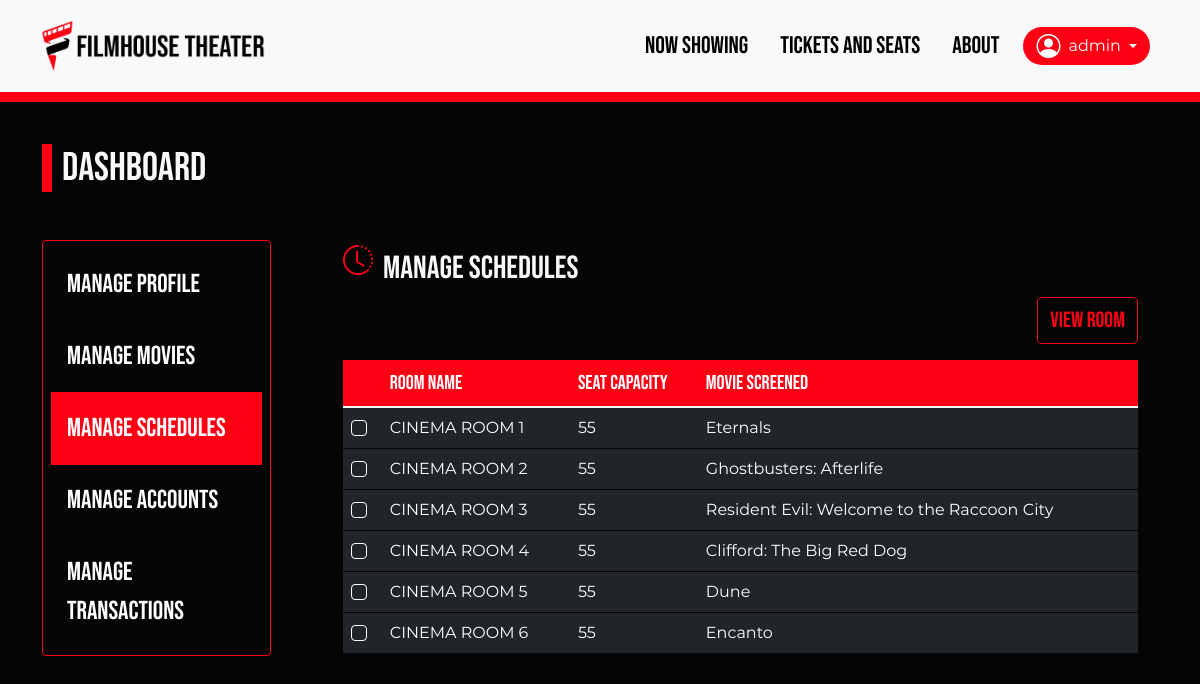
Screenshot of /dashboard-schedules.php (signed in) with the database file from the repository.
### tables this page shows
CREATE TABLE screening_room (
    roomID INT AUTO_INCREMENT NOT NULL,
    roomName VARCHAR (55) NOT NULL,
    movieID INT,
    seat_capacity INT NOT NULL,
    PRIMARY KEY (roomID),
    FOREIGN KEY (movieID) REFERENCES movies(movieID)
);

CREATE TABLE movies (
    movieID INT AUTO_INCREMENT NOT NULL,
    movieTitle VARCHAR (255) NOT NULL,
    movieRating VARCHAR (11) NOT NULL,
    ticketPrice INT NOT NULL,
    posterDir VARCHAR (255) NOT NULL,
    PRIMARY KEY (movieID)
);

### includes/schedules.inc.php (called while the page is built, shortened)
<?php
function retrieveSchedules()
{
    require_once 'dbh.inc.php';
    $sql = "SELECT screening_room.*, movies.movieTitle FROM screening_room JOIN movies ON screening_room.movieID = movies.movieID";
    $stmt = mysqli_stmt_init($conn);
    if (!mysqli_stmt_prepare($stmt, $sql)) {
        die(mysqli_stmt_error($stmt));
        exit();
    }
    mysqli_stmt_execute($stmt);
    $resultData = mysqli_stmt_get_result($stmt);
    return $resultData;
}

### dashboard-schedules.php (the view, shortened to what this page needs)
<!DOCTYPE html>
<html lang="en">
<head>
    <link href="https://cdn.jsdelivr.net/npm/bootstrap@5.1.1/dist/css/bootstrap.min.css" rel="stylesheet">
    <link rel="stylesheet" href="https://cdn.jsdelivr.net/npm/bootstrap-icons@1.3.0/font/bootstrap-icons.css">
    <link rel="stylesheet" href="css/dashboard.css">
    <link rel="stylesheet" href="css/all.css">
</head>
<body>
    <?php require_once 'header.php';
    require_once 'includes/schedules.inc.php';
    $schedules = retrieveSchedules();
    ?>
    <br>
    <section class="mb-5">
        <div class="container">
            <h2 class="text-light cinema-label my-5">Dashboard</h2>
            <div class="row g-2">
                <div class="col-md-3 pe-5 rounded-3">
                    <div class="card dashboard-nav">
                        <div class="list-group list-group-flush p-2">
                            <button type="button" class="list-group-item list-group-item-action py-3 button-nav" id="btnProfile">
                                Manage Profile</button>
                            <button type="button" class="list-group-item list-group-item-action py-3 button-nav" id="btnMovies">
                                Manage Movies</button>
                            <button type="button" class="list-group-item list-group-item-action active py-3 button-nav" id="btnSchedules">
                                Manage Schedules</button>
                            <?php if ($_SESSION['accountType'] == 'admin') : ?>
                                <button type="button" class="list-group-item list-group-item-action py-3 button-nav" id="btnAccounts">Manage Accounts</button>
                                <button type="button" class="list-group-item list-group-item-action py-3 button-nav" id="btnTransactions">Manage Transactions</button>
                            <?php else : ?>
                                <button type="button" class="list-group-item list-group-item-action py-3 button-nav disabled" id="btnAccounts">Manage Accounts</button>
                                <button type="button" class="list-group-item list-group-item-action py-3 button-nav disabled" id="btnTransactions">Manage Transactions</button>
                            <?php endif; ?>
                        </div>
                    </div>
                </div>
                <div class="col-sm px-4 text-light">
                    <div class="dashboard">
                        <div class="d-flex align-items-center page-title">
                            <span class="dashboard-icon"><i class="bi bi-clock-history"></i></span>
                            <span> Manage Schedules</span>
                        </div>
                        <form action="includes/schedules.inc.php" method="POST" onsubmit="return checkScheduleSelect()">
                            <div class="d-flex justify-content-end mb-3 align-items-center">
                                <div class="d-flex">
                                    <button type="submit" class="btn shadow-none ms-2 rounded-3 button-crud view-room" id="btnEdit" name="edit" value="edit" onclick="buttonClicked(this)">
                                        VIEW ROOM</i></button>
                                </div>
                            </div>
                            <table class="table table-hover" id="schedule-table">
                                <thead>
                                    <tr>
                                        <th scope="col"></th>
                                        <th scope="col">Room Name</th>
                                        <th scope="col">Seat Capacity</th>
                                        <th scope="col">Movie Screened</th>
                                    </tr>
                                </thead>
                                <tbody>
                                    <?php while ($row = $schedules->fetch_assoc()) : ?>
                                        <tr>
                                            <td><input class="form-check-input rowCheck shadow-none" type="checkbox" name="roomID[]" value="<?php echo $row['roomID']; ?>"></td>
                                            <td><?php echo $row['roomName']; ?></td>
                                            <td><?php echo $row['seat_capacity']; ?></td>
                                            <td><?php echo $row['movieTitle']; ?></td>
                                        </tr>
                                    <?php endwhile; ?>
                                </tbody>
                            </table>
                        </form>
                    </div>
                </div>
            </div>
        </div>
    </section>
</body>
</html>

### header.php (shortened to what this page needs)
<nav class="navbar navbar-expand-md bg-light navbar-light py-3 fixed-top" style="box-shadow: 0 10px #FC0013;">
    <div class="container">
        <a href="../FilmHouse/" class="navbar-brand"><img src="img/logo_nav.png" height="50"></a>
        <div class="collapse navbar-collapse" id="navmenu">
            <ul class="navbar-nav ms-auto">
                <li class="nav-item">
                    <a href="../FilmHouse/" class="nav-link mx-2 fs-4 nav-showing">NOW SHOWING</a>
                </li>
                <li class="nav-item">
                    <?php if (isset($_SESSION["accountID"])) : ?>
                        <a href='tickets.php' class='nav-link mx-2 fs-4 nav-tickets'>TICKETS AND SEATS</a>
                    <?php else : ?>
                        <a href='#' class='nav-link mx-2 fs-4' data-bs-toggle='modal' data-bs-target='#loginModal'>TICKETS AND SEATS</a>
                    <?php endif; ?>
                </li>
                <li class="nav-item">
                    <a href="about.php" class="nav-link mx-2 fs-4 nav-about">ABOUT</a>
                </li>
            </ul>
        </div>
        <?php if (isset($_SESSION["accountID"])) : ?>
            <div class='dropdown'>
                <button class='btn btnUser dropdown-toggle rounded-pill d-inline-flex align-items-center mx-2' type='button' id='btnLogin' data-bs-toggle='dropdown'>
                    <i class='bi bi-person-circle fs-4 d-flex me-1'></i>
                    <span class='fs-6 mx-1 align-self-center' id='lblUser'><?php echo $_SESSION["accountUser"]; ?></span>
                </button>
            </div>
        <?php else : ?>
            <button type='button' class='btn btnLogin rounded-pill mx-2 px-5 pt-1 pb-0 fs-4' data-bs-toggle='modal' data-bs-target='#loginModal' id="btnLoginHeader"> Login</button>
        <?php endif; ?>
    </div>
</nav>

### css/dashboard.css (style rules this page uses)
a { text-decoration: none; }
section { margin-top: 120px; }
.cinema-label { border-left: 10px solid #FC0013; padding-left: 10px; font-size: 40px; }
.dashboard-nav { background-color: #050505; border-color: #FC0013; font-size: 26px; color: #FFF; }
.button-nav { background-color: #050505; color: #FFF; }
.button-nav.active { background-color: #FC0013; color: #FFF; border-color: #FC0013; }
.page-title { font-size: 32px; }
.dashboard-icon { color: #FC0013; font-size: 30px; margin-right: 10px; padding-bottom: 12px; }
.form-check-input { background-color: transparent; border: 1px solid #FFF; }
.button-crud { background-color: #050505; border-color: #FC0013; color: #FC0013; }
.table { color: #FFF; }
thead { background-color: #FC0013; }
th { font-size: 20px; font-weight: normal; }
tbody { font-family: Montserrat; background-color: #212529; }
tr { border-color: #050505; }
.view-room { font-size: 22px; }

### css/all.css (style rules this page uses)
body { font-family: 'Bebas Neue'; background-color: #050505; }
.navbar-light .navbar-nav .nav-link { color: black; }
.btnLogin, .btnUser { background-color: #FC0013; color: #fff; }
#lblUser { font-family: Montserrat; }

### rows the page displays
screening_room: roomName "CINEMA ROOM 1", seat_capacity "55", movieID.movieTitle "Eternals"
screening_room: roomName "CINEMA ROOM 2", seat_capacity "55", movieID.movieTitle "Ghostbusters: Afterlife"
screening_room: roomName "CINEMA ROOM 3", seat_capacity "55", movieID.movieTitle "Resident Evil: Welcome to the Raccoon City"
screening_room: roomName "CINEMA ROOM 4", seat_capacity "55", movieID.movieTitle "Clifford: The Big Red Dog"
screening_room: roomName "CINEMA ROOM 5", seat_capacity "55", movieID.movieTitle "Dune"
screening_room: roomName "CINEMA ROOM 6", seat_capacity "55", movieID.movieTitle "Encanto"

### other values shown
$_SESSION["accountUser"] "admin"
